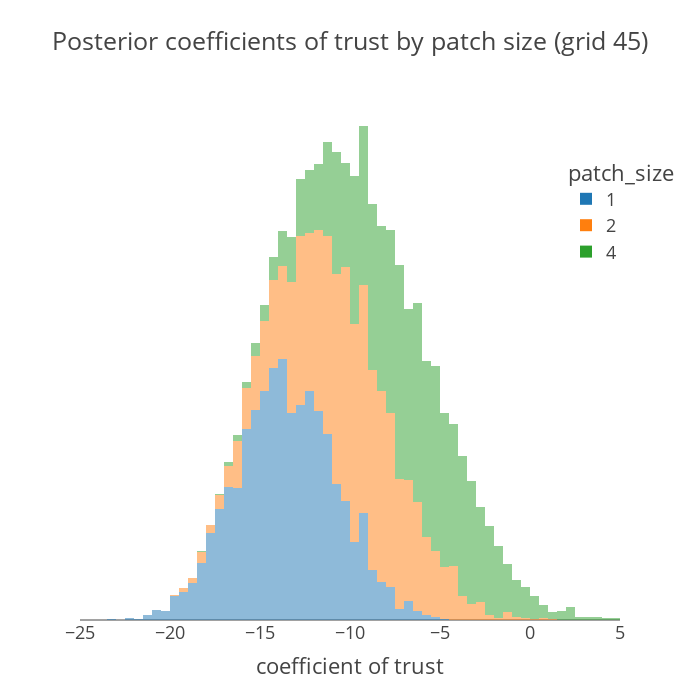

Notebook code for this chart:
### Code cell
fig = plot_coefs(sample45)

### Figure 1 — Plotly figure (JSON) as saved in the notebook; plotly's stock layout.template omitted (floating-point values rounded to 4 significant figures; data arrays with more than 128 entries replaced by an {"elided": "..."} marker saying what was removed)
{"data": [{"alignmentgroup": "True", "bingroup": "x", "hovertemplate": "patch_size=1<br>coefficient of trust=%{x}<br>count=%{y}<extra></extra>", "legendgroup": "1", "marker": {"color": "#1F77B4", "opacity": 0.5, "pattern": {"shape": ""}}, "name": "1", "nbinsx": 100, "offsetgroup": "1", "orientation": "v", "showlegend": true, "type": "histogram", "x": {"elided": "3000 float values"}, "xaxis": "x", "yaxis": "y"}, {"alignmentgroup": "True", "bingroup": "x", "hovertemplate": "patch_size=2<br>coefficient of trust=%{x}<br>count=%{y}<extra></extra>", "legendgroup": "2", "marker": {"color": "#FF7F0E", "opacity": 0.5, "pattern": {"shape": ""}}, "name": "2", "nbinsx": 100, "offsetgroup": "2", "orientation": "v", "showlegend": true, "type": "histogram", "x": {"elided": "3000 float values"}, "xaxis": "x", "yaxis": "y"}, {"alignmentgroup": "True", "bingroup": "x", "hovertemplate": "patch_size=4<br>coefficient of trust=%{x}<br>count=%{y}<extra></extra>", "legendgroup": "4", "marker": {"color": "#2CA02C", "opacity": 0.5, "pattern": {"shape": ""}}, "name": "4", "nbinsx": 100, "offsetgroup": "4", "orientation": "v", "showlegend": true, "type": "histogram", "x": {"elided": "3000 float values"}, "xaxis": "x", "yaxis": "y"}], "layout": {"barmode": "relative", "height": 700, "legend": {"title": {"text": "patch_size"}, "tracegroupgap": 0, "x": 0.9, "xanchor": "left", "y": 0.9, "yanchor": "top"}, "title": {"text": "Posterior coefficients of trust by patch size (grid 45)"}, "width": 700, "xaxis": {"anchor": "y", "domain": [0, 1], "range": [-25, 5], "title": {"text": "coefficient of trust"}}, "yaxis": {"anchor": "x", "domain": [0, 1], "showgrid": false, "showticklabels": false, "title": {"text": ""}}}}
